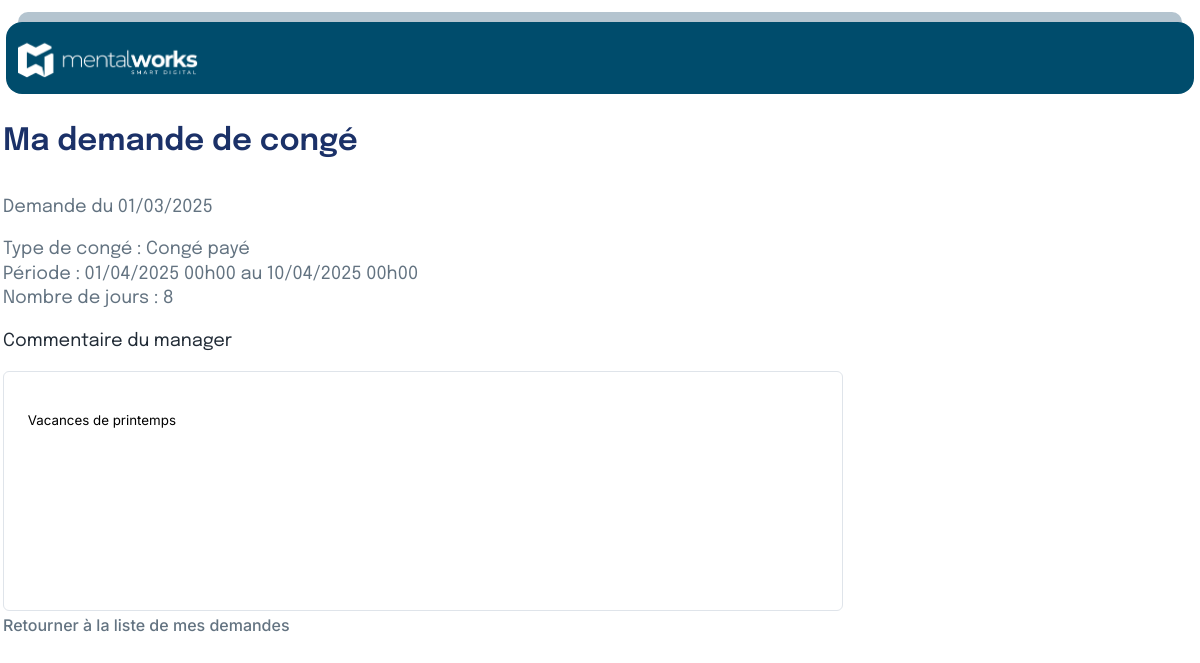
Screenshot of /leaveRequest.php?id=14 (signed in) with the database file from the repository.
### tables this page shows
CREATE TABLE `request` (
  `id` int(11) NOT NULL,
  `request_type_id` int(11) NOT NULL,
  `collaborator_id` int(11) NOT NULL,
  `department_id` int(11) DEFAULT NULL,
  `created_at` datetime NOT NULL,
  `start_at` datetime NOT NULL,
  `end_at` datetime NOT NULL,
  `receipt_file` varchar(255) DEFAULT NULL,
  `comment` text DEFAULT NULL,
  `answer_comment` text DEFAULT NULL,
  `answer` tinyint(1) NOT NULL,
  `answer_at` datetime DEFAULT NULL
);

CREATE TABLE `request_type` (
  `id` int(11) NOT NULL,
  `name` varchar(255) NOT NULL
);

### leaveRequest.php (the view, shortened to what this page needs)
<?php
$pdo = new PDO('mysql:host=localhost;dbname=congefacile', 'root', '');
$pdo->setAttribute(PDO::ATTR_ERRMODE, PDO::ERRMODE_EXCEPTION);
$request_id = $_GET['id'] ?? null;
$query = "SELECT
            request.id,
            request.request_type_id,
            request_type.name AS type_demande,
            request.created_at AS date_demande,
            request.start_at AS date_debut,
            request.end_at AS date_fin,
            request.comment AS commentaire,
            request.answer AS etat_demande
          FROM request
          JOIN request_type ON request.request_type_id = request_type.id
          WHERE request.id = :request_id";
$stmt = $pdo->prepare($query);
$stmt->bindParam(':request_id', $request_id, PDO::PARAM_INT);
$stmt->execute();
$demande = $stmt->fetch(PDO::FETCH_ASSOC);
?>
<!DOCTYPE html>
<html lang="fr">
    <head>
        <link rel="stylesheet" href="Style.css" />
    </head>
    <body>
        <?php include 'include/top.php'; ?>
        <div class="middle">
            <?php include 'include/left.php'; ?>
            <div class="right">
                <h1> Ma demande de congé </h1>
                <?php if ($demande): ?>
                <p> Demande du <?=htmlspecialchars(date('d/m/Y', strtotime($demande['date_demande']))) ?></p>
                <?php
            $holidays = [
                "2025-01-01",
                "2025-04-21",
                "2025-05-01",
                "2025-05-08",
                "2025-05-29",
                "2025-06-09",
                "2025-07-14",
                "2025-08-15",
                "2025-11-01",
                "2025-11-11",
                "2025-12-25"
            ];
            function getWorkingDays($start, $end, $holidays = []) {
                $begin = new DateTime($start);
                $end = new DateTime($end);
                $end->modify('+1 day');
                $interval = new DateInterval('P1D');
                $dateRange = new DatePeriod($begin, $interval, $end);
                $workingDays = 0;
                foreach ($dateRange as $date) {
                    $day = $date->format('N');
                    $formatted = $date->format('Y-m-d');
                        if ($day < 6 && !in_array($formatted, $holidays)) {
                            $workingDays++;
                        }
                }
                return $workingDays;
            }
            ?>
                <div class="sectionRequestDetails">
                    <p class="TypeRequest"> Type de congé : <?= htmlspecialchars($demande['type_demande']) ?> </p>
                    <p class="TypeRequest"> Période : <?= htmlspecialchars((new DateTime($demande['date_debut']))->format('d/m/Y H\h00')) ?> au <?= htmlspecialchars((new DateTime($demande['date_fin']))->format('d/m/Y H\h00')) ?> </p>
                    <p class="TypeRequest"> Nombre de jours : <?= getWorkingDays($demande['date_debut'], $demande['date_fin'], $holidays); ?></p>
                    <div class="justificative RequestDetails">
                        <p class="color">Commentaire du manager</p>
                        <input class="managerComment" type="text" name="comment"
                            value="<?= htmlspecialchars($demande['commentaire'] ?? 'Aucun commentaire') ?>" readonly>
                    </div>
                    <a href="historique.php" class="moreDetails">Retourner à la liste de mes demandes</a>
                </div>
                <?php else: ?>
                <p>Aucune demande trouvée.</p>
                <?php endif; ?>
            </div>
        </div>
    </body>
</html>

### style.css (style rules this page uses)
body { margin: 0; font-family: "Epilogue", sans-serif; }
a { font-size: 16px; font-weight: 500; color: #637381; line-height: 24px; text-decoration: none; font-family: "inter", sans-serif; }
h1 { font-size: 30.85px; font-weight: 600; color: #1b3168; line-height: 28.5px; font-family: "Epilogue", sans-serif; }
p { font-size: 16px; font-weight: 400; line-height: 24.5px; color: #637381; font-family: "Epilogue", sans-serif; }
input { background-color: white; border-radius: 6px; border: #dfe4ea solid 1px; width: 100%; padding: 12px 16px 12px 20px; font-family: "inter", sans-serif; outline: none; max-width: 350px; }
input::placeholder { font-size: 16px; font-weight: 400; font-family: "inter", sans-serif; }
.right { display: flex; flex-direction: column; flex: 2; max-width: 800px; margin-left: 25%; margin-top: 1%; }
.middle { display: flex; align-items: flex-start; justify-content: flex-start; width: 100%; margin-top: 1%; }
.middle p { font-size: 18px; }
.color { color: #212b36; }
.justificative input { padding: 5% 3% 23%; outline: none; max-width: 801px; width: 100%; min-width: 790px; }
.right input { width: 350px; }
.sectionRequestDetails { line-height: 31.6px; font-weight: 400; font-size: 16px; letter-spacing: 1%; }
p.TypeRequest { margin: 0; }
@media screen and (max-width: 1340px) { .middle { width: 5%; } }
@media screen and (max-width: 1340px) { .right { max-width: 950px; margin-left: 5%; } }

### rows the page displays
request: created_at "01/03/2025", request_type.name "Congé payé", start_at "01/04/2025 00h00", end_at "10/04/2025 00h00", start_at+end_at "8", comment "Vacances de printemps"
